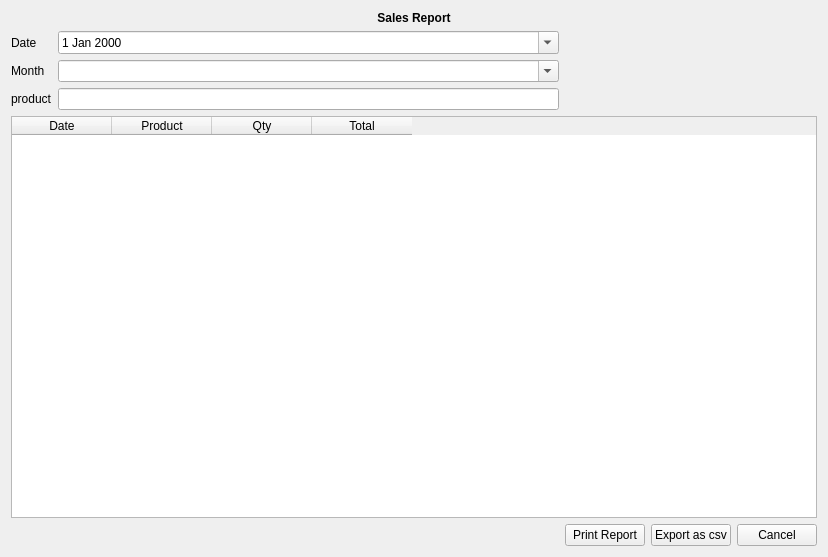
<?xml version="1.0" encoding="UTF-8"?>
<ui version="4.0">
 <class>sales_report</class>
 <widget class="QWidget" name="sales_report">
  <property name="geometry">
   <rect>
    <x>0</x>
    <y>0</y>
    <width>828</width>
    <height>557</height>
   </rect>
  </property>
  <property name="windowTitle">
   <string>Form</string>
  </property>
  <layout class="QHBoxLayout" name="horizontalLayout">
   <item>
    <layout class="QGridLayout" name="gridLayout">
     <item row="2" column="1">
      <widget class="QComboBox" name="comboBox">
       <property name="editable">
        <bool>true</bool>
       </property>
      </widget>
     </item>
     <item row="2" column="0">
      <widget class="QLabel" name="label_3">
       <property name="text">
        <string>Month</string>
       </property>
      </widget>
     </item>
     <item row="5" column="2">
      <widget class="QPushButton" name="pushButton_3">
       <property name="text">
        <string>Print Report</string>
       </property>
      </widget>
     </item>
     <item row="3" column="1">
      <widget class="QLineEdit" name="lineEdit"/>
     </item>
     <item row="5" column="3">
      <widget class="QPushButton" name="pushButton">
       <property name="text">
        <string>Export as csv</string>
       </property>
      </widget>
     </item>
     <item row="1" column="0">
      <widget class="QLabel" name="label_2">
       <property name="text">
        <string>Date</string>
       </property>
      </widget>
     </item>
     <item row="3" column="0">
      <widget class="QLabel" name="label_4">
       <property name="text">
        <string>product</string>
       </property>
      </widget>
     </item>
     <item row="5" column="4">
      <widget class="QPushButton" name="pushButton_2">
       <property name="text">
        <string>Cancel</string>
       </property>
      </widget>
     </item>
     <item row="0" column="0" colspan="5">
      <widget class="QLabel" name="label">
       <property name="text">
        <string>&lt;html&gt;&lt;head/&gt;&lt;body&gt;&lt;p align=&quot;center&quot;&gt;&lt;span style=&quot; font-weight:600;&quot;&gt;Sales Report&lt;/span&gt;&lt;/p&gt;&lt;/body&gt;&lt;/html&gt;</string>
       </property>
      </widget>
     </item>
     <item row="4" column="0" colspan="5">
      <widget class="QTableWidget" name="tableWidget">
       <column>
        <property name="text">
         <string>Date</string>
        </property>
       </column>
       <column>
        <property name="text">
         <string>Product</string>
        </property>
       </column>
       <column>
        <property name="text">
         <string>Qty</string>
        </property>
       </column>
       <column>
        <property name="text">
         <string>Total</string>
        </property>
       </column>
      </widget>
     </item>
     <item row="1" column="1">
      <widget class="QDateEdit" name="dateEdit">
       <property name="calendarPopup">
        <bool>true</bool>
       </property>
      </widget>
     </item>
    </layout>
   </item>
  </layout>
 </widget>
 <resources/>
 <connections/>
</ui>
